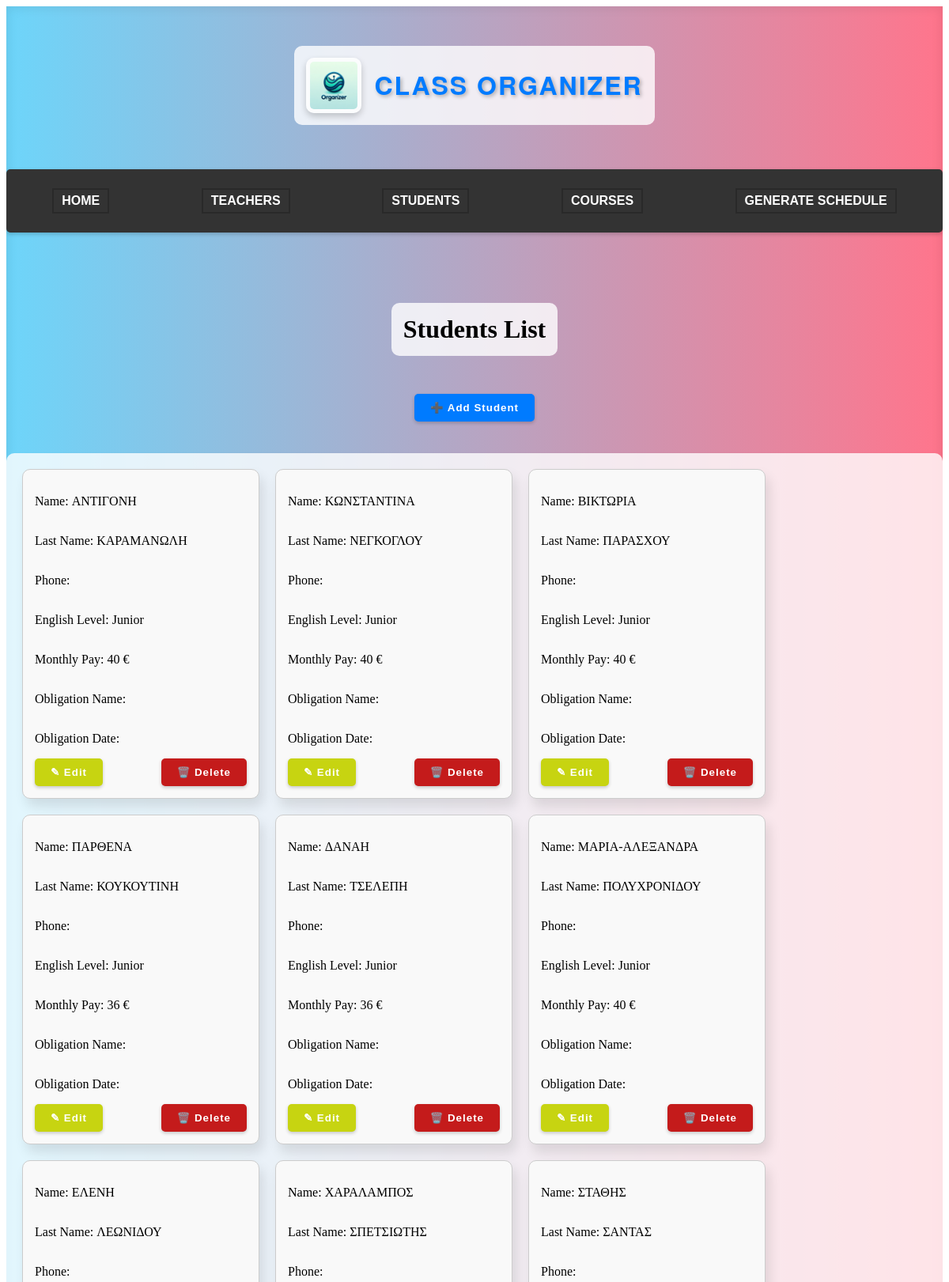
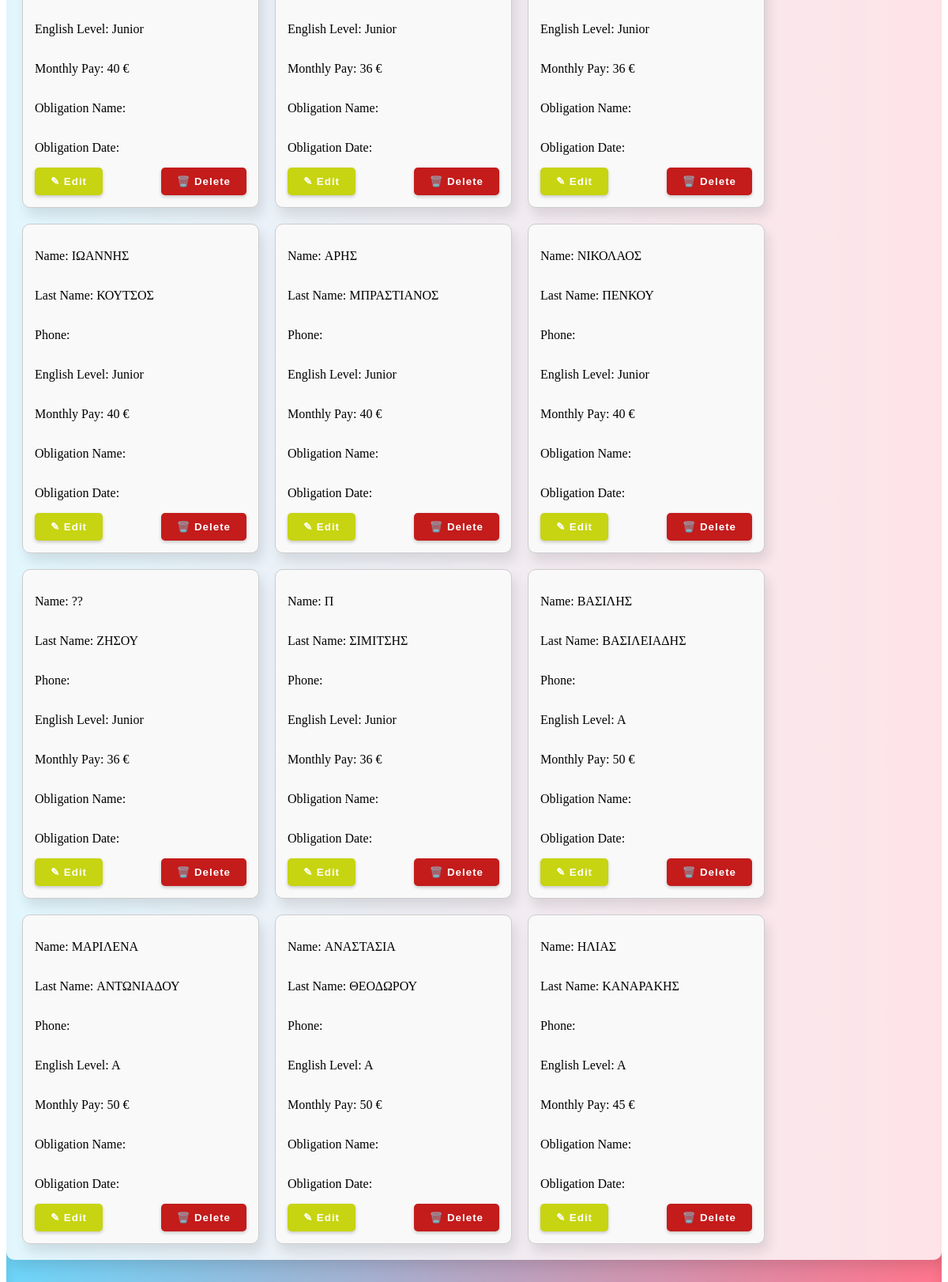
Page /classapp/student/ on the committed database (2 pictures, top to bottom).
### classapp/models.py (models this page shows)
class Student(models.Model):
    student_id = models.AutoField(primary_key=True)  # primary key
    name = models.CharField(max_length=50)
    last_name = models.CharField(max_length=50)
    phone = models.CharField(max_length=255, null=True, blank=True)
    english_level = models.CharField(max_length=50, default=' ')
    obligation_name = models.CharField(max_length=50, default=' ')
    obligation_datetime = models.DateTimeField(null=True, blank=True)
    monthly_pay = models.CharField(max_length=50, default=' ')
    courses = models.ManyToManyField('Course', through='Enrollment')
    objects = StudentModelManager()

### classapp/views.py (the view, shortened to what this page needs)
# urls.py: path('student/', views.student, name='student'),
def student(request):
    data = Student.objects.all()
    context = {'data': data}
    return render(request, 'student.html', context)

### classapp/templates/student.html (shortened to what this page needs)
<!DOCTYPE html>
<html lang="en">
<head>
    {% load static %}
    <link rel="stylesheet" href="{% static 'style.css' %}">
</head>
<body>
    <div class="main-container">
        <header>
            <img src="{% static 'classorganizerlogo.png' %}" alt="Logo" class="logo">
            <h1 class="siteTitle">Class Organizer</h1>
        </header>
        <nav class="navbar">
            <ul class="navbar-nav">
                <li class="nav-item"><a href="{% url 'home' %}">Home</a></li>
                <li class="nav-item"><a href="{% url 'teacher' %}">Teachers</a></li>
                <li class="nav-item"><a href="{% url 'student' %}">Students</a></li>
                <li class="nav-item"><a href="{% url 'course' %}">Courses</a></li>
                <li class="nav-item"><a href="{% url 'schedule' %}">Generate Schedule</a></li>
            </ul>
        </nav>
        <h1>Students List</h1>
        <button class="add_students_btn" type="submit" onclick="window.location.href='addstudent/'">➕ Add Student</button>
        <div class="students-container">
            {% for student in data %}
            <div class="student-box">
                <p>Name: {{ student.name }}</p>
                <p>Last Name: {{ student.last_name }}</p>
                <p>Phone: {{ student.phone }}</p>
                <p>English Level: {{ student.english_level }}</p>
                <p>Monthly Pay: {{ student.monthly_pay }} &euro;</p>
                <p>Obligation Name: {{ student.obligation_name }}</p>
                <p>Obligation Date: {{ student.obligation_datetime|date:"d M Y H:i" }}</p>
                <div class="button-container">
                          <form action="{% url 'editstudent' %}" method="GET">
                            <button class="edit_student_btn" name="edit_btn" value="True" type="submit">✎ Edit</button>
                          </form>
                          <form action="{% url 'editstudent' %}" method="GET">
                            <button class="delete_student_btn" name="delete_btn" value="True" type="submit" >🗑️ Delete</button>
                          </form>
                </div>
            </div>
            {% endfor %}
        </div>
    </div>
</body>
</html>

### classapp/static/style.css (style rules this page uses)
.main-container { display: flex; flex-direction: column; justify-content: flex-start; align-items: center; height: 100vh; padding-top: 50px; background: linear-gradient(to right, #6DD5FA, #FF758C); box-shadow: inset 0 0 15px rgba(0, 0, 0, 0.1); overflow: auto; transition: all 0.3s ease; gap: 20px; }
.main-container > * { margin-bottom: 20px; padding: 15px; border-radius: 10px; background: rgba(255, 255, 255, 0.8); }
.navbar { background-color: #333; padding: 10px 0; margin-top: 1rem; width: 100%; margin-bottom: 3rem; box-shadow: 0 2px 5px rgba(0, 0, 0, 0.2); font-family: "Arial", sans-serif; border-radius: 5px; transition: background-color 0.3s ease-in-out; }
.navbar-nav { list-style: none; display: flex; justify-content: space-around; padding: 0; }
.nav-item { color: #fff; text-transform: uppercase; font-weight: bold; transition: color 0.3s ease-in-out, box-shadow 0.3s ease-in-out, transform 0.3s ease-in-out; box-shadow: 0 0 0 2px rgba(0, 0, 0, 0.2); }
.nav-item a { color: #fff; text-decoration: none; padding: 5px 10px; position: relative; display: inline-block; }
.nav-item a::after { content: ""; position: absolute; width: 0; height: 2px; background-color: #ff0000; bottom: 0; left: 50%; transition: width 0.3s ease, left 0.3s ease; }
header { display: flex; align-items: center; justify-content: space-between; padding: 20px; background-color: #333; color: #fff; }
.siteTitle { font-size: 2em; margin: 0; font-family: 'Helvetica Neue', sans-serif; color: #007BFF; text-shadow: 2px 2px 5px rgba(0, 0, 0, 0.3); text-transform: uppercase; letter-spacing: 2px; transition: all 0.3s ease; }
.siteTitle::after { content: ''; display: block; height: 2px; background: linear-gradient(to right, #6DD5FA, #FF758C); transition: width 0.3s ease; width: 0; }
.students-container { display: flex; flex-wrap: wrap; gap: 20px; padding: 20px; box-shadow: 5px 10px 15px rgba(0, 0, 0, 0.1); }
.student-box { border: 1px solid #ccc; padding: 15px; border-radius: 10px; background-color: #f9f9f9; width: 300px; box-sizing: border-box; box-shadow: 5px 10px 15px rgba(0, 0, 0, 0.1); display: flex; flex-direction: column; justify-content: space-between; }
.button-container { display: flex; justify-content: space-between; }

### rows in the picture
Student: name "ΑΝΤΙΓΟΝΗ", last_name "ΚΑΡΑΜΑΝΩΛΗ", english_level "Junior", monthly_pay "40"
Student: name "ΚΩΝΣΤΑΝΤΙΝΑ", last_name "ΝΕΓΚΟΓΛΟΥ", english_level "Junior", monthly_pay "40"
Student: name "ΒΙΚΤΩΡΙΑ", last_name "ΠΑΡΑΣΧΟΥ", english_level "Junior", monthly_pay "40"
Student: name "ΠΑΡΘΕΝΑ", last_name "ΚΟΥΚΟΥΤΙΝΗ", english_level "Junior", monthly_pay "36"
Student: name "ΔΑΝΑΗ", last_name "ΤΣΕΛΕΠΗ", english_level "Junior", monthly_pay "36"
Student: name "ΜΑΡΙΑ-ΑΛΕΞΑΝΔΡΑ", last_name "ΠΟΛΥΧΡΟΝΙΔΟΥ", english_level "Junior", monthly_pay "40"
Student: name "ΕΛΕΝΗ", last_name "ΛΕΩΝΙΔΟΥ", english_level "Junior", monthly_pay "40"
Student: name "ΧΑΡΑΛΑΜΠΟΣ", last_name "ΣΠΕΤΣΙΩΤΗΣ", english_level "Junior", monthly_pay "36"
Student: name "ΣΤΑΘΗΣ", last_name "ΣΑΝΤΑΣ", english_level "Junior", monthly_pay "36"
Student: name "ΙΩΑΝΝΗΣ", last_name "ΚΟΥΤΣΟΣ", english_level "Junior", monthly_pay "40"
Student: name "ΑΡΗΣ", last_name "ΜΠΡΑΣΤΙΑΝΟΣ", english_level "Junior", monthly_pay "40"
Student: name "ΝΙΚΟΛΑΟΣ", last_name "ΠΕΝΚΟΥ", english_level "Junior", monthly_pay "40"
Student: name "??", last_name "ΖΗΣΟΥ", english_level "Junior", monthly_pay "36"
Student: name "Π", last_name "ΣΙΜΙΤΣΗΣ", english_level "Junior", monthly_pay "36"
Student: name "ΒΑΣΙΛΗΣ", last_name "ΒΑΣΙΛΕΙΑΔΗΣ", english_level "A", monthly_pay "50"
Student: name "ΜΑΡΙΛΕΝΑ", last_name "ΑΝΤΩΝΙΑΔΟΥ", english_level "A", monthly_pay "50"
Student: name "ΑΝΑΣΤΑΣΙΑ", last_name "ΘΕΟΔΩΡΟΥ", english_level "A", monthly_pay "50"
Student: name "ΗΛΙΑΣ", last_name "ΚΑΝΑΡΑΚΗΣ", english_level "A", monthly_pay "45"
